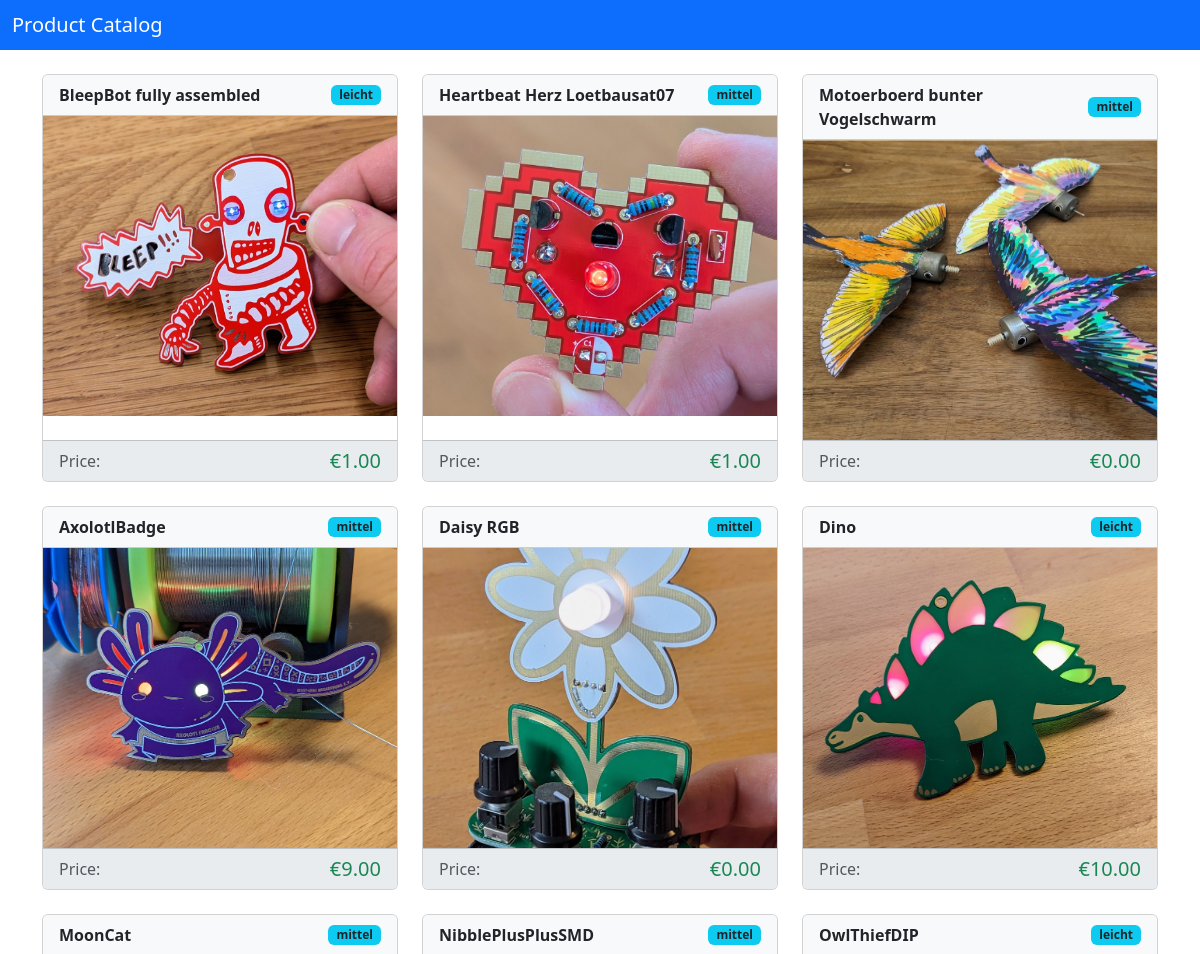
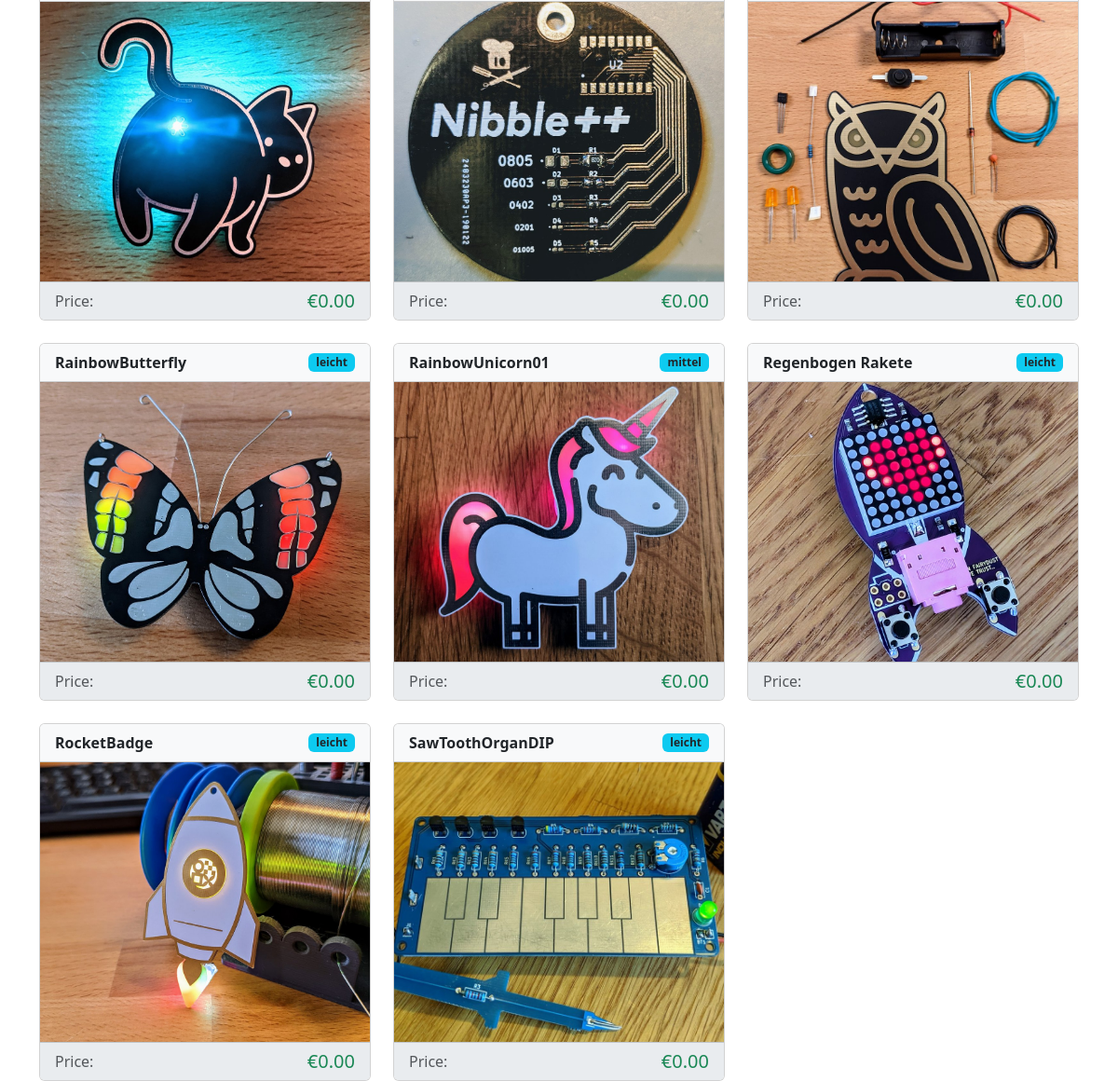
The page / on the database its author committed (2 pictures, top to bottom).
### tables this page shows
CREATE TABLE "products" (
                productId INTEGER PRIMARY KEY,
                productCategoryId INTEGER,
                name TEXT NOT NULL,
                timestamp INTEGER NOT NULL,
                purchasePrice REAL NOT NULL,
                description TEXT,
                image TEXT,
                url TEXT,
                manualUrl TEXT,
                note TEXT,
                active INTEGER NOT NULL DEFAULT 1,
                FOREIGN KEY (productCategoryId) REFERENCES productCategories(productCategoryId)
            );

CREATE TABLE tags (
    tagId INTEGER PRIMARY KEY,
    productId INTEGER NOT NULL,
    name TEXT NOT NULL,
    value TEXT,
    note TEXT,
    active INTEGER NOT NULL DEFAULT 1,
    FOREIGN KEY (productId) REFERENCES products(productId)
);

### src/app.py (the view)
@app.route('/')
def index():
    conn = get_db_connection()
    products = conn.execute('SELECT * FROM products WHERE active = 1').fetchall()
    products_with_tags = []
    for product in products:
        product_dict = dict(product)
        tags = conn.execute('''
            SELECT name, value FROM tags
            WHERE productId = ? AND active = 1
        ''', (product['productId'],)).fetchall()
        product_dict['tags'] = [dict(tag) for tag in tags]
        products_with_tags.append(product_dict)
        print(f"[DEBUG] Product: {product_dict['name']}")
        print(f"[DEBUG]   productId: {product_dict['productId']}")
        print(f"[DEBUG]   tags: {product_dict['tags']}")
    conn.close()
    return render_template('index.html', products=products_with_tags)

### src/app.py (called while the page is built)
def get_db_connection():
    db_path = PROJECT_ROOT / 'db' / DB_NAME
    conn = sqlite3.connect(str(db_path))
    conn.row_factory = sqlite3.Row
    return conn

### templates/index.html (shortened to what this page needs)
<!DOCTYPE html>
<html lang="en">
<head>
    <link href="https://cdn.jsdelivr.net/npm/bootstrap@5.3.0/dist/css/bootstrap.min.css" rel="stylesheet">
    <link href="https://cdn.jsdelivr.net/npm/bootstrap-icons@1.10.0/font/bootstrap-icons.css" rel="stylesheet">
</head>
<body>
    <nav class="navbar navbar-dark bg-primary mb-4">
        <div class="container-fluid">
            <span class="navbar-brand mb-0 h1">Product Catalog</span>
        </div>
    </nav>
    <div class="container">
        <div class="row row-cols-1 row-cols-md-2 row-cols-lg-3 g-4">
            {% for product in products %}
            <div class="col">
                <div class="card product-card" onclick="openEditModal({{ product['productId'] }})">
                    <div class="card-header d-flex justify-content-between align-items-center">
                        <span>{{ product['name'] }}</span>
                        {% if 'tags' in product and product['tags']|length > 0 %}
                        <div class="d-flex gap-1">
                            {% for tag in product['tags'] %}
                            <span class="badge bg-info text-dark badge-sm">{{ tag['value'] }}</span>
                            {% endfor %}
                        </div>
                        {% endif %}
                    </div>
                    <div class="card-body p-0">
                        {% if product['image'] %}
                        <img src="{{ url_for('serve_image', filename=product['image']) }}"
                             class="product-image"
                             alt="{{ product['name'] }}">
                        {% else %}
                        <div class="product-image d-flex align-items-center justify-content-center bg-light">
                            <span class="text-muted">No image available</span>
                        </div>
                        {% endif %}
                    </div>
                    <div class="card-footer">
                        <div class="d-flex justify-content-between align-items-center">
                            <span class="text-muted">Price:</span>
                            <span class="h5 mb-0 text-success">€{{ "%.2f"|format(product['purchasePrice']) }}</span>
                        </div>
                    </div>
                </div>
            </div>
            {% endfor %}
        </div>
    </div>
</body>
</html>

### templates/index.html (style rules this page uses)
.product-card { height: 100%; transition: transform 0.2s; cursor: pointer; }
.product-image { width: 100%; height: 300px; object-fit: cover; }
.card-header { background-color: #f8f9fa; font-weight: bold; }
.card-footer { background-color: #e9ecef; }
.gap-1 { gap: 0.25rem; }
.badge-sm { font-size: 0.75rem; padding: 0.25rem 0.5rem; }

### rows shown on the page
products: name "BleepBot fully assembled", image (picture), purchasePrice "1.00"
tags: value "leicht"
products: name "Heartbeat Herz Loetbausat07", image (picture), purchasePrice "1.00"
tags: value "mittel"
products: name "Motoerboerd bunter Vogelschwarm", image (picture), purchasePrice "0.00"
tags: value "mittel"
products: name "AxolotlBadge", image+name (picture), purchasePrice "9.00"
tags: value "mittel"
products: name "Daisy RGB", image (picture), purchasePrice "0.00"
tags: value "mittel"
products: name "Dino", image+name (picture), purchasePrice "10.00"
tags: value "leicht"
products: name "MoonCat", image+name (picture), purchasePrice "0.00"
tags: value "mittel"
products: name "NibblePlusPlusSMD", image+name (picture), purchasePrice "0.00"
tags: value "mittel"
products: name "OwlThiefDIP", image+name (picture), purchasePrice "0.00"
tags: value "leicht"
products: name "RainbowButterfly", image+name (picture), purchasePrice "0.00"
tags: value "leicht"
products: name "RainbowUnicorn01", image+name (picture), purchasePrice "0.00"
tags: value "mittel"
products: name "Regenbogen Rakete", image+name (picture), purchasePrice "0.00"
tags: value "leicht"
products: name "RocketBadge", image+name (picture), purchasePrice "0.00"
tags: value "leicht"
products: name "SawToothOrganDIP", image+name (picture), purchasePrice "0.00"
tags: value "leicht"
